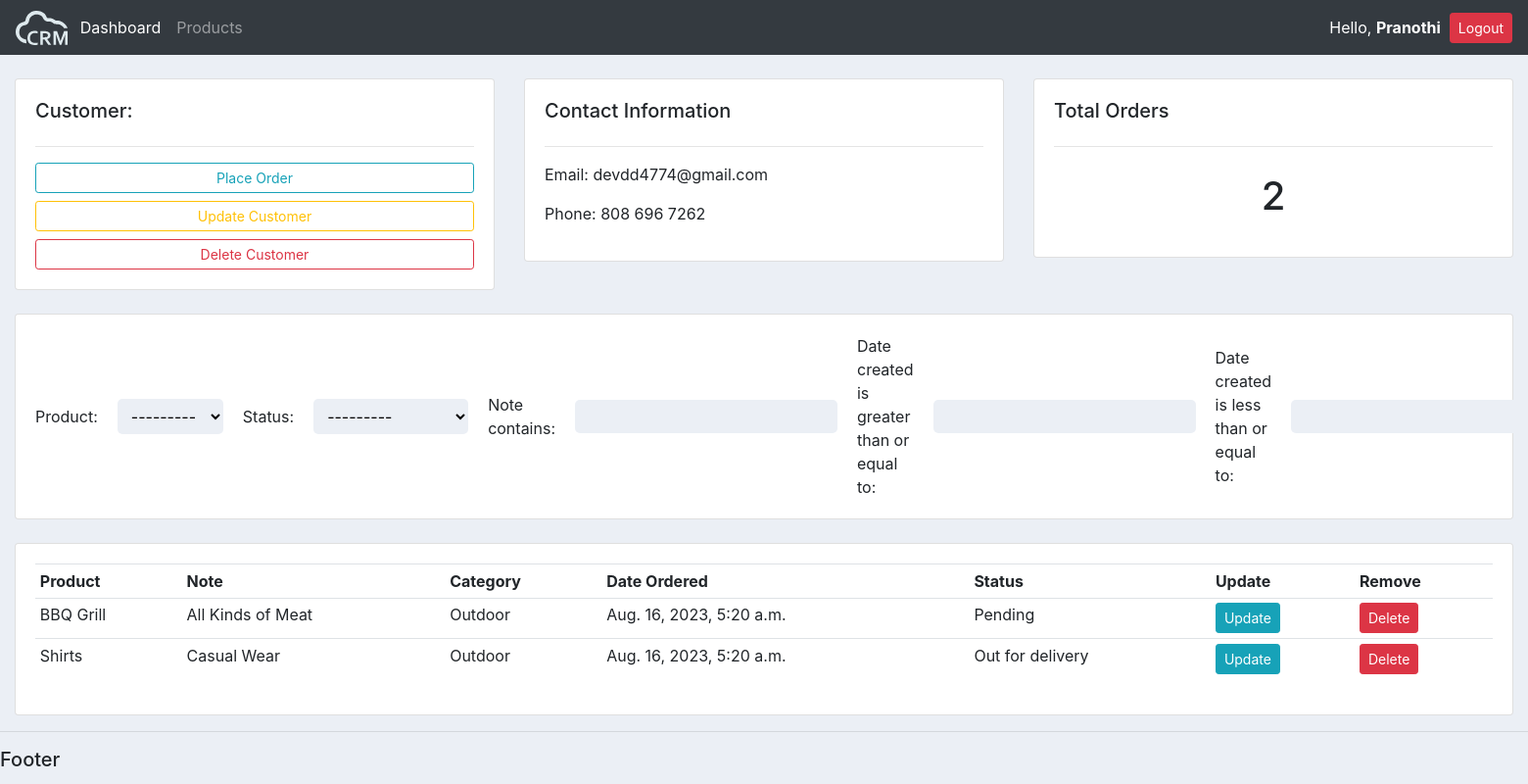
The page /customer/3/ (signed in) on the database its author committed.
### accounts/models.py (models this page shows, shortened)
class Customer(models.Model):
    user = models.OneToOneField(User, null=True, blank=True, on_delete=models.CASCADE)
    name = models.CharField(max_length = 200, null = True)
    phone = models.CharField(max_length = 200, null = True)
    email = models.CharField(max_length = 200, null = True)
    profile_pic = models.ImageField(default='profile.png' ,null=True, blank=True)
    date_created = models.DateTimeField(auto_now_add = True, null = True)

class Order(models.Model):
    STATUS = (
        ('Pending', 'Pending'),
        ('Out for delivery','Out for delivery'),
        ('Delivered', 'Delivered')
    )
    customer = models.ForeignKey(Customer, null=True, on_delete=models.SET_NULL)
    product = models.ForeignKey(Product, null=True, on_delete=models.SET_NULL)
    date_created = models.DateTimeField(auto_now_add = True, null = True)
    status = models.CharField(max_length = 200, null = True, choices=STATUS)
    note = models.CharField(max_length=200, null = True)

class Product(models.Model):
    CATEGORY = (
        ('Indoor', 'Indoor'),
        ('Outdoor', 'Outdoor')
    )
    name = models.CharField(max_length = 200, null = True)
    price = models.FloatField(null = True)
    category = models.CharField(max_length = 200, null = True, choices=CATEGORY)
    description = models.CharField(max_length = 200, null = True, blank=True)
    date_created = models.DateTimeField(auto_now_add = True, null = True)
    tags = models.ManyToManyField(Tag)
    def __str__(self) -> str:
        return self.name

### accounts/decorators.py (the view)
        def wrapper_func(request, *args, **kwargs):
            group= None
            if request.user.groups.exists():
                group = request.user.groups.all()[0].name
            if group in allowed_roles:
                return view_func(request, *args, **kwargs)
            else:
                return HttpResponse('You are not authorized to view this page')

### accounts/views.py (called while the page is built)
@login_required(login_url='login')
@allowed_users(allowed_roles=['admin'])
def customer(request, pk_test):
    customer = Customer.objects.get(id=pk_test)
    orders = customer.order_set.all()
    order_count = orders.count()
    myFilter = OrderFilter(request.GET, queryset=orders)
    orders = myFilter.qs
    context = {'customer': customer, 'orders': orders, 'order_count': order_count, 'myFilter': myFilter}
    return render(request,'accounts/customer.html', context)

### accounts/templates/accounts/customer.html (shortened to what this page needs)
{% extends 'accounts/main.html' %}
{% block content %}
<br>
<div class="container-fluid">
    <div class="row">
        <div class="col-md">
            <div class="card card-body">
                <h5>Customer:</h5>
                <hr>
                <a href={% url 'create_order' customer.id %} class="btn btn-outline-info btn-sm btn-block">Place Order</a>
                <a href={% url 'update_customer' customer.id %} class="btn btn-outline-warning btn-sm btn-block">Update Customer</a>
                <a href={% url 'delete_customer' customer.id %} class="btn btn-outline-danger btn-sm btn-block">Delete Customer</a>
            </div>
        </div>
        <div class="col-md">
            <div class="card card-body">
                <h5>Contact Information</h5>
                <hr>
                <p>Email: {{customer.email}}</p>
                <p>Phone: {{customer.phone}}</p>
            </div>
        </div>
        <div class="col-md">
            <div class="card card-body">
                <h5>Total Orders</h5>
                <hr>
                <h1 style="text-align: center; padding: 10px;">{{order_count}}</h1>
            </div>
        </div>
    </div>
    <br>
    <div class="row">
        <div class="col">
            <div class="card card-body">
                <form action="" method="get">
                    {{myFilter.form}}
                </form>
            </div>
        </div>
    </div>
    <br>
    <div class="row">
        <div class="col-md">
            <div class="card card-body">
                <table class="table table-sm">
                    <tr>
                        <th>Product</th>
                        <th>Note</th>
                        <th>Category</th>
                        <th>Date Ordered</th>
                        <th>Status</th>
                        <th>Update</th>
                        <th>Remove</th>
                    </tr>
                    {% for order in orders %}
                    <tr>
                        <td>{{order.product}}</td>
                        <td>{{order.note}}</td>
                        <td>{{order.product.category}}</td>
                        <td>{{order.date_created}}</td>
                        <td>{{order.status}}</td>
                        <td><a class="btn btn-sm btn-info" href={% url 'update_order' order.id %}>Update</a></td>
                        <td><a class="btn btn-sm btn-danger" href={% url 'delete_order' order.id%}>Delete</a></td>
                    </tr>
                    {% endfor %}
                </table>
            </div>
        </div>
    </div>
</div>
{% endblock  %}

### accounts/templates/accounts/navbar.html (shortened to what this page needs)
{% load static %}
<nav class="navbar navbar-expand-lg navbar-dark bg-dark">
    <img style="height: 35px; padding-right: 5px;" src="{% static 'images/Vector.svg' %}" alt="">
    <div class="collapse navbar-collapse" id="navbarNav">
      <ul class="navbar-nav">
        {% if request.user.is_staff %}
        <li class="nav-item active">
          <a class="nav-link" href="{% url 'home' %}">Dashboard</a>
        </li>
        <li class="nav-item">
          <a class="nav-link" href="{% url 'products' %}">Products</a>
        </li>
        {% else %}
        <li class="nav-item active">
          <a class="nav-link" href="{% url 'account' %}">Settings</a>
        </li>
        {% endif %}
      </ul>
    </div>
    <span>Hello, <b>{{request.user}}</b></span>&nbsp;&nbsp;
    <span><a class="btn btn-sm btn-danger" href={% url 'logout' %}>Logout</a></span>
</nav>

### static/css/main.css (style rules this page uses)
body { background-color: #ebeff5; }
input { border: none; }

### accounts/templates/accounts/main.html (style rules this page uses)
input { border: none; background: #ebeff5; padding: 5px 10px; border-radius: 5px; outline: none; }
select { word-wrap: normal; width: 200px; padding: 7px 10px; background-color: #ebeff5; border: none; outline: none; border-radius: 5px; }

### accounts/templates/accounts/customer.html (style rules this page uses)
form { display: flex; align-items: center; gap: 20px; }
label { display: inline-block; margin-bottom: 0; }

### rows shown on the page
Customer: email "devdd4774@gmail.com", phone "808 696 7262"
Order: product "BBQ Grill", note "All Kinds of Meat", product.category "Outdoor", date_created "Aug. 16, 2023, 5:20 a.m.", status "Pending"
Order: product "Shirts", note "Casual Wear", product.category "Outdoor", date_created "Aug. 16, 2023, 5:20 a.m.", status "Out for delivery"

### other values the page prints
{{ request.user }} "Pranothi"
{{ order_count }} "2"
